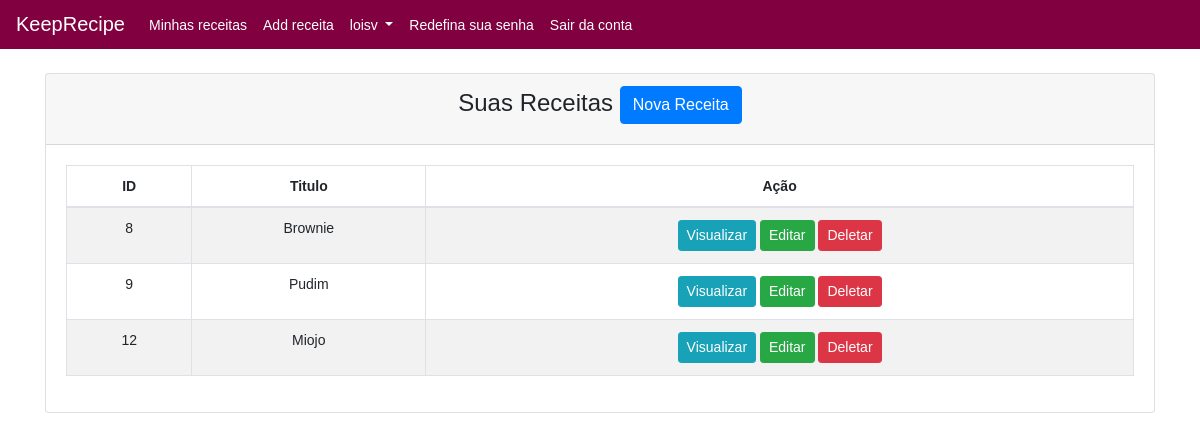
Screenshot of /KeepRecipeV2/welcome.php (signed in) with the database file from the repository.
### tables this page shows
CREATE TABLE `recipe` (
  `id` int(11) NOT NULL,
  `title` varchar(255) NOT NULL,
  `modo_preparo` varchar(255) NOT NULL,
  `ingredient` varchar(255) NOT NULL,
  `id_user` int(11) NOT NULL,
  `created_at` datetime NOT NULL DEFAULT current_timestamp()
);

### KeepRecipeV2/welcome.php (the view, shortened to what this page needs)
<?php
require 'dbcon.php';
?>
<!DOCTYPE html>
<html lang="pt-br">
<head>
    <link rel="stylesheet" href="https://stackpath.bootstrapcdn.com/bootstrap/4.5.2/css/bootstrap.min.css">
</head>
<body>
    <nav class="navbar navbar-expand-lg navbar-light" style="background-color: #800040;">
        <a class="navbar-brand" href="#"  style="color: #ffffff;">KeepRecipe</a>
        <div class="collapse navbar-collapse" id="navbarSupportedContent">
            <ul class="navbar-nav mr-auto">
                <li class="nav-item active">
                    <a class="nav-link" href="#" style="color: #ffffff;"> Minhas receitas <span class="sr-only">(current)</span></a>
                </li>
                <li class="nav-item active">
                    <a class="nav-link" href="#"  style="color: #ffffff;">Add receita</a>
                </li>
                <li class="nav-item dropdown">
                    <a class="nav-link dropdown-toggle" href="#" id="navbarDropdown" role="button" data-toggle="dropdown" aria-haspopup="true" aria-expanded="false"  style="color: #ffffff;">
                        <?php echo htmlspecialchars($_SESSION["username"]); ?>
                    </a>
                </li>
                <li>
                    <a class="nav-link" href="reset-password.php" style="color: #ffffff;">Redefina sua senha</a>
                </li>
                <li>
                    <a class="nav-link"href="logout.php" style="color: #ffffff;">Sair da conta</a>
                </li>
            </ul>
        </div>
    </nav>
    <div class="container mt-4">
        <div class="row">
            <div class="col-md-12">
                <div class="card">
                    <div class="card-header">
                        <h4>Suas Receitas
                            <a href="recipe-create.php" class="btn btn-primary float-end">Nova Receita</a>
                        </h4>
                    </div>
                    <div class="card-body">
                        <table class="table table-bordered table-striped">
                            <thead>
                                <tr>
                                    <th>ID</th>
                                    <th>Titulo</th>
                                    <th>Ação</th>
                                </tr>
                            </thead>
                            <tbody>
                                <?php
                                    $query = "SELECT * FROM recipe";
                                    $query_run = mysqli_query($con, $query);
                                    if(mysqli_num_rows($query_run) > 0)
                                    {
                                        foreach($query_run as $recipe)
                                        {
                                            ?>
                                            <tr>
                                                <td><?= $recipe['id']; ?></td>
                                                <td><?= $recipe['title']; ?></td>
                                                <td>
                                                    <a href="recipe-view.php?id=<?= $recipe['id']; ?>" class="btn btn-info btn-sm">Visualizar</a>
                                                    <a href="recipe-edit.php?id=<?= $recipe['id']; ?>" class="btn btn-success btn-sm">Editar</a>
                                                    <form action="crud.php" method="POST" class="d-inline">
                                                        <button type="submit" name="delete_recipe" value="<?=$student['id'];?>" class="btn btn-danger btn-sm">Deletar</button>
                                                    </form>
                                                </td>
                                            </tr>
                                            <?php
                                        }
                                    }
                                    else
                                    {
                                        echo "<h5> Nenhuma receita cadastrada </h5>";
                                    }
                                ?>
                            </tbody>
                        </table>
                    </div>
                </div>
            </div>
        </div>
    </div>
</body>
</html>

### KeepRecipeV2/welcome.php (style rules this page uses)
body { font: 14px sans-serif; text-align: center; }

### rows the page displays
recipe: id "8", title "Brownie"
recipe: id "9", title "Pudim"
recipe: id "12", title "Miojo"

### other values shown
$_SESSION["username"] "loisv"
